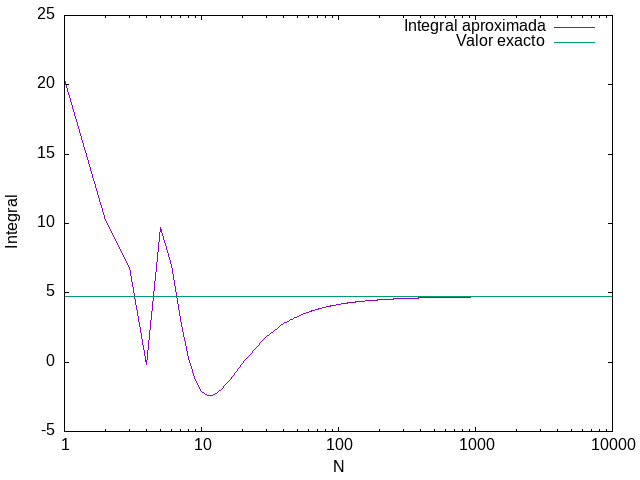

Write gnuplot code to recreate this figure.
set term png
set output 'grafico_integral_vs_regla_trapezoidal.png'
set xlabel 'N'
set ylabel 'Integral'
set logscale x
plot 'resultados_regla_trapezoidal.dat' u 1:2 w l title 'Integral aproximada', '' u 1:3 w l title 'Valor exacto'
